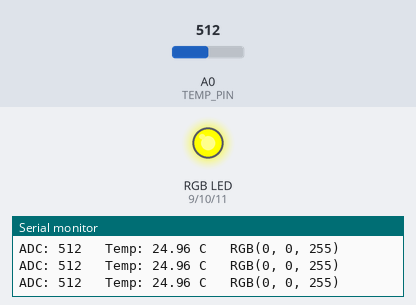
Bench run of a sketch on a simulated Arduino Uno, built with avr-gcc and run on an emulated ATmega328P. On the bench: an RGB LED mixed from three pins (HIGH = lit), the last lines printed to the serial monitor. Inputs (shaded band) come from the test bench; at power-on: A0 (TEMP_PIN) = 512.

Above: at 1.2 s.
1.3 s: A0 (TEMP_PIN) set to 461
4.3 s: A0 (TEMP_PIN) set to 454
At 6.8 s:
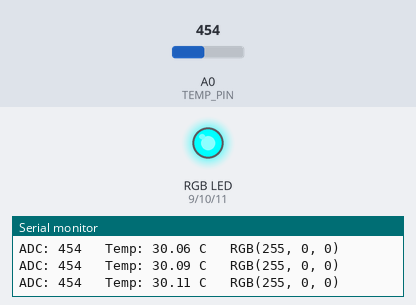
7.3 s: A0 (TEMP_PIN) set to 0
At 8.6 s:
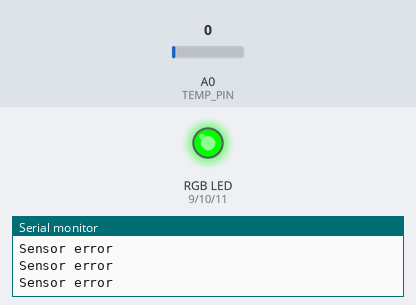
8.9 s: A0 (TEMP_PIN) set to 40
At 9.5 s:
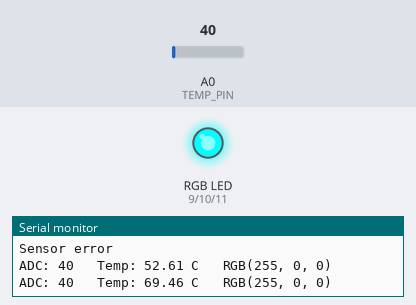
10.5 s: A0 (TEMP_PIN) set to 475
13.5 s: A0 (TEMP_PIN) set to 510
At 14.7 s:
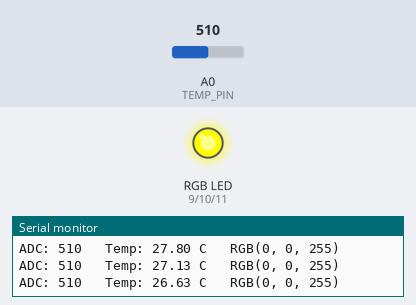
Timing chart, 0 to 16.5 s (numbered marks = the images above; inputs shaded):
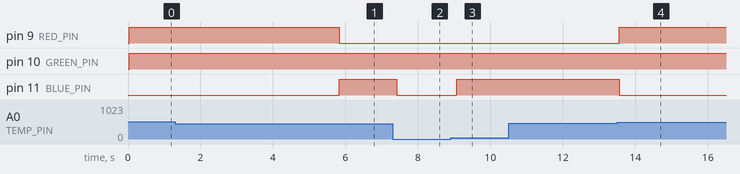

The sketch:

wokwi_temperature_based_sensor.ino
```cpp
#include <math.h>

// ===== Pins =====
const byte TEMP_PIN  = A0;
const byte RED_PIN   = 9;
const byte GREEN_PIN = 10;
const byte BLUE_PIN  = 11;

// ===== Wokwi NTC =====
const float BETA = 3950.0;

// ===== RGB LED =====
// Wokwi default RGB LED is common anode
const bool COMMON_ANODE = true;

// ===== Binary color threshold =====
// Below this -> blue
// At or above this -> red
const float RED_THRESHOLD = 30.0;

// ===== Filtering =====
const byte SAMPLE_COUNT = 10;
const float FILTER_ALPHA = 0.25;
float filteredTemp = NAN;

void setup() {
  pinMode(RED_PIN, OUTPUT);
  pinMode(GREEN_PIN, OUTPUT);
  pinMode(BLUE_PIN, OUTPUT);

  Serial.begin(9600);
}

void loop() {
  float tempC = readTemperatureC();

  if (isnan(tempC)) {
    Serial.println("Sensor error");
    setRGB(255, 0, 255); // magenta
    delay(300);
    return;
  }

  if (isnan(filteredTemp)) {
    filteredTemp = tempC;
  } else {
    filteredTemp = FILTER_ALPHA * tempC + (1.0 - FILTER_ALPHA) * filteredTemp;
  }

  int r, g, b;
  if (filteredTemp >= RED_THRESHOLD) {
    r = 255; g = 0; b = 0;   // red
  } else {
    r = 0;   g = 0; b = 255; // blue
  }

  setRGB(r, g, b);

  Serial.print("ADC: ");
  Serial.print(readRawADC());
  Serial.print("   Temp: ");
  Serial.print(filteredTemp, 2);
  Serial.print(" C   RGB(");
  Serial.print(r);
  Serial.print(", ");
  Serial.print(g);
  Serial.print(", ");
  Serial.print(b);
  Serial.println(")");

  delay(200);
}

int readRawADC() {
  long total = 0;
  for (byte i = 0; i < SAMPLE_COUNT; i++) {
    total += analogRead(TEMP_PIN);
    delay(3);
  }
  return (int)(total / SAMPLE_COUNT);
}

float readTemperatureC() {
  int analogValue = readRawADC();

  if (analogValue <= 0 || analogValue >= 1023) {
    return NAN;
  }

  float celsius =
    1.0 / (log(1.0 / (1023.0 / analogValue - 1.0)) / BETA + 1.0 / 298.15) - 273.15;

  return celsius;
}

void setRGB(int r, int g, int b) {
  if (COMMON_ANODE) {
    analogWrite(RED_PIN,   255 - r);
    analogWrite(GREEN_PIN, 255 - g);
    analogWrite(BLUE_PIN,  255 - b);
  } else {
    analogWrite(RED_PIN,   r);
    analogWrite(GREEN_PIN, g);
    analogWrite(BLUE_PIN,  b);
  }
}
```

Measured:
- the behaviour switches between 455 and 454 on A0 (TEMP_PIN) (found by bisection; images 0 and 1)
- the behaviour switches between 491 and 492 on A0 (TEMP_PIN) (found by bisection; images 3 and 4)
- after the input at 4.3 s, pin 9 (RED_PIN): HIGH → LOW after 1.5 s; pin 11 (BLUE_PIN): LOW → HIGH after 1.5 s
- after the input at 7.3 s, pin 11 (BLUE_PIN): HIGH → LOW after 0.12 s
- after the input at 8.9 s, pin 11 (BLUE_PIN): LOW → HIGH after 0.17 s
- after the input at 13.5 s, pin 9 (RED_PIN): LOW → HIGH after 0.06 s instead of 0.58 s; pin 11 (BLUE_PIN): HIGH → LOW after 0.06 s instead of 0.58 s
